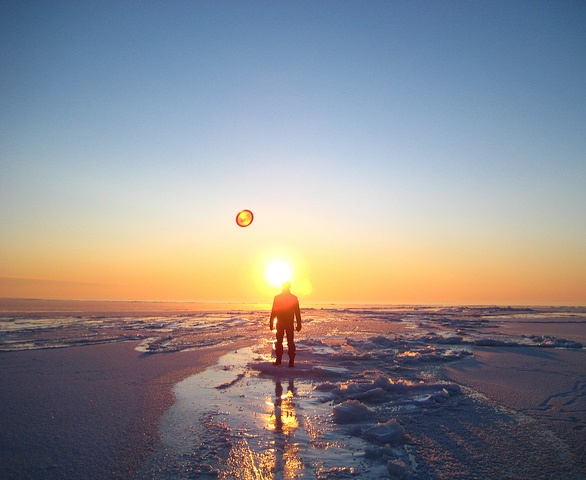
#> input picture view.jpg, 586 x 480 px
$ jupyter execute 01_Intro_Open_CV.ipynb   (shell and % lines are left out)
#> lines starting #> are read from the running program, lines starting #| are printed output that depends on the picture; after the words box and inside, x2 and y2 are one past the last pixel; in counts of white or black regions, pixels touching at a corner belong together
<a href="https://colab.research.google.com/github/Jaro1977/Analiza-obrazu-kurs/blob/main/01_Intro_Open_CV.ipynb" target="_parent"></a>

01 Intro

[cell 1]
from google.colab.patches import cv2_imshow
import cv2

[cell 2]
cv2.__version__

[cell 3]
img = cv2.imread(filename='view.jpg')
#> img is the input picture: shape (480, 586, 3); mean B, G, R 142.6, 139.7, 141.7
img

[cell 4]
cv2_imshow(img)

[cell 5]
img.shape
#> Out = (480, 586, 3)

[cell 6]
cv2.imwrite(filename='view_copy.png', img = img)
#> Out = True

[cell 7]
img = cv2.imread(filename = 'view.jpg', flags=cv2.IMREAD_GRAYSCALE)
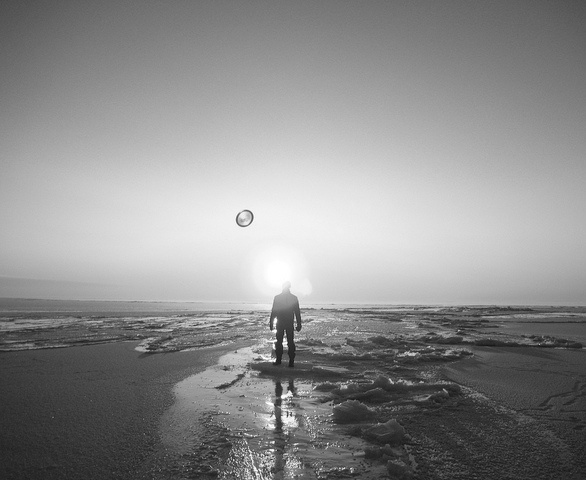
#> img: shape (480, 586); min 12, max 255, mean 140.6

[cell 8]
cv2_imshow(img)

[cell 9]
img.shape
#> Out = (480, 586)

[cell 10]
img1 = cv2.imread(filename='bear.jpg')
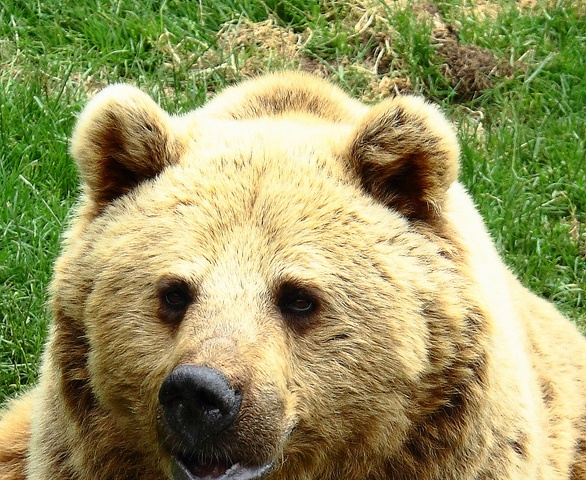
#> input picture bear.jpg, 586 x 480 px
#> img1 is the input picture: shape (480, 586, 3); mean B, G, R 97.1, 150.2, 151.5
img2 = cv2.imread(filename='view.jpg')

[cell 11]
add_img = cv2.add(src1 = img1, src2 = img2)
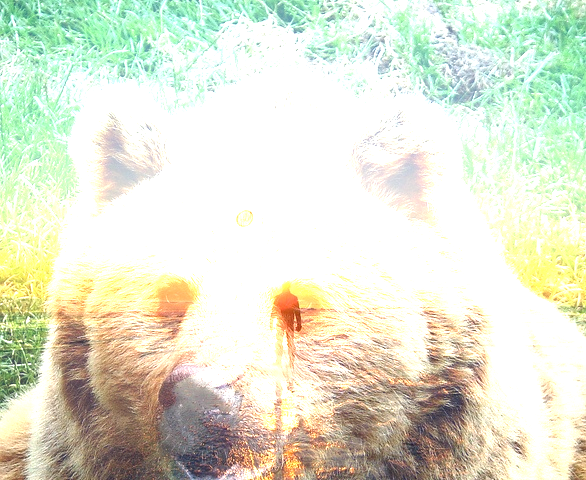
#> add_img: shape (480, 586, 3); mean B, G, R 208.8, 228.3, 224.6
add_img.shape
#> Out = (480, 586, 3)

[cell 12]
cv2_imshow(add_img)

[cell 13]
img1 = cv2.imread(filename='bear.jpg')
img2 = cv2.imread(filename='view.jpg')
dst = cv2.addWeighted(src1 = img1, alpha = 0.1, src2 = img2, beta = 0.9, gamma = 0)
cv2_imshow(dst)

[cell 14]
img1 = cv2.imread(filename='bear.jpg')
img2 = cv2.imread(filename='view.jpg')
dst = cv2.addWeighted(src1 = img1, alpha = 0.1, src2 = img2, beta = 0.9, gamma = 1)
cv2_imshow(dst)

[cell 15]
img1 = cv2.imread(filename = 'view.jpg')
cv2_imshow(img1)
left_top_square = img1[:200,:200]
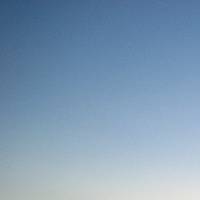
#> left_top_square: shape (200, 200, 3); mean B, G, R 180.5, 155.4, 128.4
print(left_top_square.shape)
#| (200, 200, 3)
# print(left_top_square)
cv2_imshow(left_top_square)

[cell 16]
right_top_square = img1[:200,-200:]
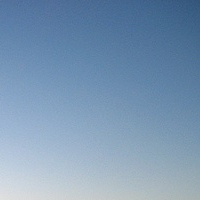
#> right_top_square: shape (200, 200, 3); mean B, G, R 179.6, 151.3, 123.4
# print(left_top_square)
print(right_top_square.shape)
#| (200, 200, 3)
cv2_imshow(right_top_square)

[cell 17]
left_bottom_square = img1[-200:,:200]
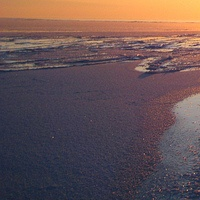
#> left_bottom_square: shape (200, 200, 3); mean B, G, R 83, 82.1, 102.2
print(left_top_square.shape)
#| (200, 200, 3)
cv2_imshow(left_bottom_square)

[cell 18]
right_bottom_square = img1[-200:,-200:]
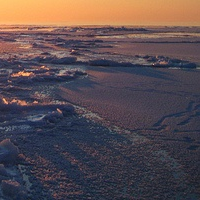
#> right_bottom_square: shape (200, 200, 3); mean B, G, R 79.9, 75.9, 89
print(right_top_square.shape)
#| (200, 200, 3)
cv2_imshow(right_bottom_square)

[cell 19]
height, width, _ = img1.shape
#> height = 480; width = 586
h0 = height // 2 - 100
#> h0 = 140
h1 = height // 2 + 100
#> h1 = 340
w0 = width // 2 - 100
#> w0 = 193
w1 = width // 2 + 100
#> w1 = 393

middle = img1[h0:h1, w0:w1]
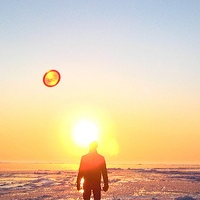
#> middle: shape (200, 200, 3); mean B, G, R 172.6, 205.2, 228.2
cv2_imshow(middle)

[cell 20]
img1[h0:h1, w0:w1] = 128
#> img1: shape (480, 586, 3); 14.22% of pixels changed, all inside (x1, y1, x2, y2) = (193, 140, 393, 340)
cv2_imshow(img1)
img1.shape
img1.size
img1.dtype

[cell 21]
img1 = cv2.imread(filename = 'view.jpg')
cv2_imshow(img1)
person = img1[270:380,250:320]
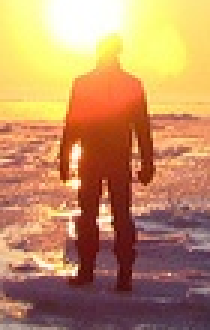
#> person: shape (110, 70, 3) (shown 3 times larger); mean B, G, R 98.3, 140.9, 191.2
cv2_imshow(person)

[cell 22]
person.shape
#> Out = (110, 70, 3)

[cell 23]
img1[270:380, 180:250] = person
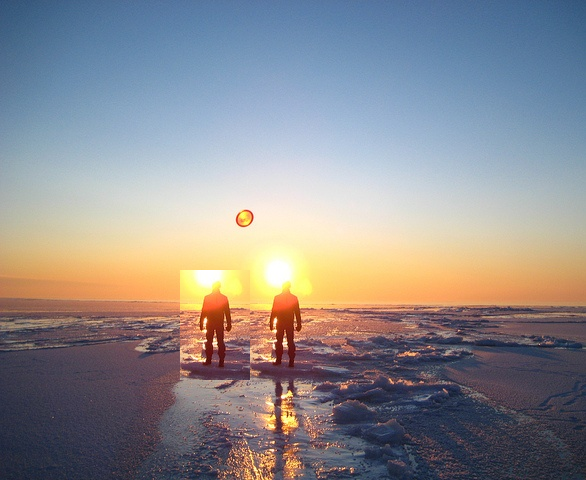
#> img1: shape (480, 586, 3); 2.74% of pixels changed, all inside (x1, y1, x2, y2) = (180, 270, 250, 380)
cv2_imshow(img1)
